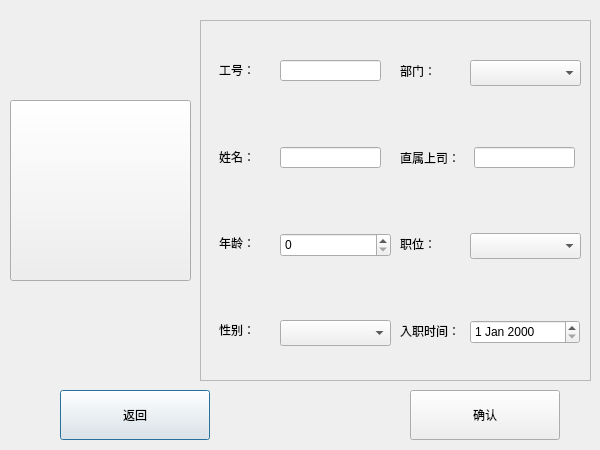
<?xml version="1.0" encoding="UTF-8"?>
<ui version="4.0">
 <class>YGGL_M</class>
 <widget class="QDialog" name="YGGL_M">
  <property name="enabled">
   <bool>true</bool>
  </property>
  <property name="geometry">
   <rect>
    <x>0</x>
    <y>0</y>
    <width>600</width>
    <height>450</height>
   </rect>
  </property>
  <property name="minimumSize">
   <size>
    <width>600</width>
    <height>450</height>
   </size>
  </property>
  <property name="maximumSize">
   <size>
    <width>600</width>
    <height>450</height>
   </size>
  </property>
  <property name="windowTitle">
   <string>YGGL</string>
  </property>
  <widget class="QFrame" name="frame">
   <property name="geometry">
    <rect>
     <x>200</x>
     <y>20</y>
     <width>391</width>
     <height>361</height>
    </rect>
   </property>
   <property name="frameShape">
    <enum>QFrame::StyledPanel</enum>
   </property>
   <property name="frameShadow">
    <enum>QFrame::Raised</enum>
   </property>
   <widget class="QWidget" name="verticalLayoutWidget">
    <property name="geometry">
     <rect>
      <x>19</x>
      <y>9</y>
      <width>51</width>
      <height>341</height>
     </rect>
    </property>
    <layout class="QVBoxLayout" name="verticalLayout">
     <item>
      <widget class="QLabel" name="label">
       <property name="text">
        <string>工号：</string>
       </property>
      </widget>
     </item>
     <item>
      <widget class="QLabel" name="label_2">
       <property name="text">
        <string>姓名：</string>
       </property>
      </widget>
     </item>
     <item>
      <widget class="QLabel" name="label_3">
       <property name="text">
        <string>年龄：</string>
       </property>
      </widget>
     </item>
     <item>
      <widget class="QLabel" name="label_4">
       <property name="text">
        <string>性别：</string>
       </property>
      </widget>
     </item>
    </layout>
   </widget>
   <widget class="QWidget" name="verticalLayoutWidget_2">
    <property name="geometry">
     <rect>
      <x>200</x>
      <y>10</y>
      <width>67</width>
      <height>341</height>
     </rect>
    </property>
    <layout class="QVBoxLayout" name="verticalLayout_2">
     <item>
      <widget class="QLabel" name="label_5">
       <property name="text">
        <string>部门：</string>
       </property>
      </widget>
     </item>
     <item>
      <widget class="QLabel" name="label_6">
       <property name="text">
        <string>直属上司：</string>
       </property>
      </widget>
     </item>
     <item>
      <widget class="QLabel" name="label_7">
       <property name="text">
        <string>职位：</string>
       </property>
      </widget>
     </item>
     <item>
      <widget class="QLabel" name="label_8">
       <property name="text">
        <string>入职时间：</string>
       </property>
      </widget>
     </item>
    </layout>
   </widget>
   <widget class="QLineEdit" name="GH_L">
    <property name="geometry">
     <rect>
      <x>80</x>
      <y>40</y>
      <width>101</width>
      <height>21</height>
     </rect>
    </property>
   </widget>
   <widget class="QLineEdit" name="XM_L">
    <property name="geometry">
     <rect>
      <x>80</x>
      <y>127</y>
      <width>101</width>
      <height>21</height>
     </rect>
    </property>
   </widget>
   <widget class="QSpinBox" name="NL_Box">
    <property name="geometry">
     <rect>
      <x>80</x>
      <y>213</y>
      <width>111</width>
      <height>24</height>
     </rect>
    </property>
   </widget>
   <widget class="QComboBox" name="XB_Box">
    <property name="geometry">
     <rect>
      <x>80</x>
      <y>300</y>
      <width>111</width>
      <height>26</height>
     </rect>
    </property>
   </widget>
   <widget class="QComboBox" name="BM_Box">
    <property name="geometry">
     <rect>
      <x>270</x>
      <y>40</y>
      <width>111</width>
      <height>26</height>
     </rect>
    </property>
   </widget>
   <widget class="QDateEdit" name="RZ_L">
    <property name="geometry">
     <rect>
      <x>270</x>
      <y>300</y>
      <width>110</width>
      <height>24</height>
     </rect>
    </property>
   </widget>
   <widget class="QLineEdit" name="LD_L">
    <property name="geometry">
     <rect>
      <x>274</x>
      <y>127</y>
      <width>101</width>
      <height>21</height>
     </rect>
    </property>
   </widget>
   <widget class="QComboBox" name="ZW_Box">
    <property name="geometry">
     <rect>
      <x>270</x>
      <y>213</y>
      <width>111</width>
      <height>26</height>
     </rect>
    </property>
   </widget>
  </widget>
  <widget class="QPushButton" name="Cancal">
   <property name="geometry">
    <rect>
     <x>60</x>
     <y>390</y>
     <width>150</width>
     <height>50</height>
    </rect>
   </property>
   <property name="styleSheet">
    <string notr="true">font: 75 14pt &quot;Heiti SC&quot;;</string>
   </property>
   <property name="text">
    <string>返回</string>
   </property>
  </widget>
  <widget class="QPushButton" name="Photo_B">
   <property name="geometry">
    <rect>
     <x>10</x>
     <y>100</y>
     <width>181</width>
     <height>181</height>
    </rect>
   </property>
   <property name="text">
    <string/>
   </property>
  </widget>
  <widget class="QPushButton" name="Sure">
   <property name="geometry">
    <rect>
     <x>410</x>
     <y>390</y>
     <width>150</width>
     <height>50</height>
    </rect>
   </property>
   <property name="text">
    <string>确认</string>
   </property>
  </widget>
 </widget>
 <resources/>
 <connections/>
</ui>
